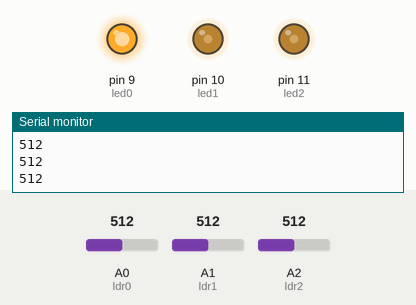
Recording of a sketch running on a simulated Arduino Uno, built with avr-gcc and run on an emulated ATmega328P. Parts: output pins drawn as LEDs (lit = HIGH), the last lines printed to the serial monitor. Inputs (shaded band) come from the test bench; at power-on: A2 (ldr2) = 512, A1 (ldr1) = 512, A0 (ldr0) = 512.

Above: at 1.2 s.
1.3 s: A2 (ldr2) set to 716
At 2.2 s:
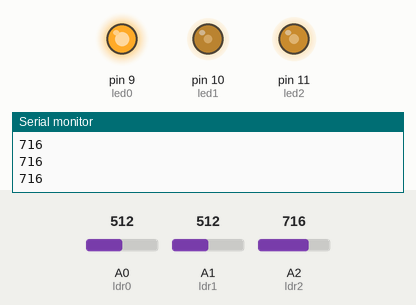
2.8 s: A1 (ldr1) set to 716
At 3.4 s:
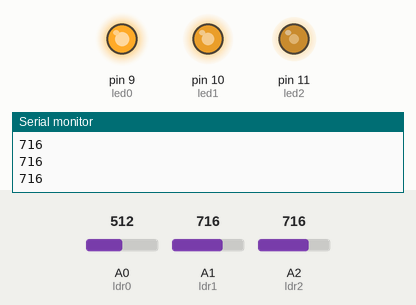
4.3 s: A0 (ldr0) set to 0
At 5.5 s:
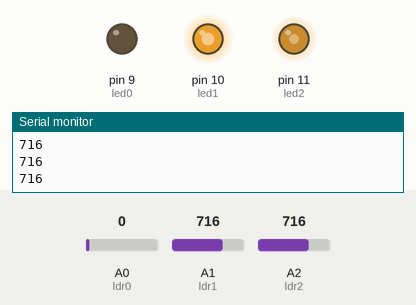
5.8 s: A2 (ldr2) set to 900
At 6.9 s:
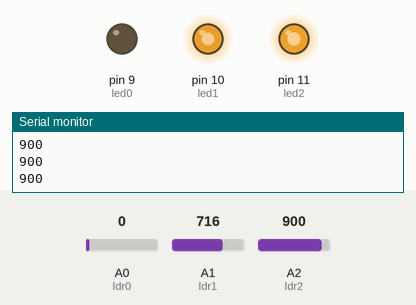
7.3 s: A0 (ldr0) set to 122
At 7.9 s:
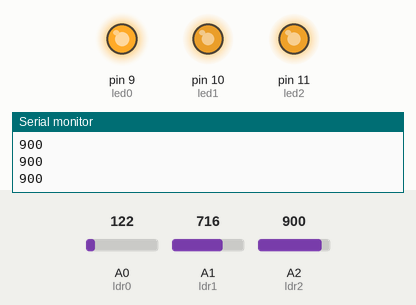
8.8 s: A1 (ldr1) set to 511
At 9.2 s:
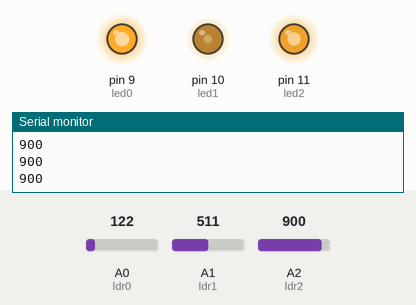
Timing chart, 0 to 11.3 s (numbered marks = the images above; inputs shaded):
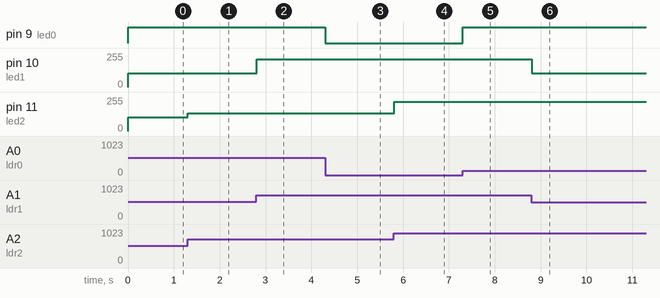

Measured:
- after the input at 1.3 s, pin 11 (led2): 102/255 → 135/255 at once
- after the input at 2.8 s, pin 10 (led1): 103/255 → 207/255 at once
- after the input at 4.3 s, pin 9 (led0): HIGH → LOW at once
- after the input at 5.8 s, pin 11 (led2): 135/255 → 220/255 at once
- after the input at 7.3 s, pin 9 (led0): LOW → HIGH at once
- after the input at 8.8 s, pin 10 (led1): 207/255 → 102/255 at once

The sketch:

Programa_1.ino
```cpp
/*****************************************************************
**                                                              **
**                        Títol:                                **
**          Posar nom representatiu del programa                **
**                                                              **
** NOM:Martin Herranz Cruz                     Data:18/04/2018  **
*****************************************************************/
//****************************INCLUDE*****************************


//***************************VARIABLES****************************
const int led0 = 9;          // donar nom al pin 9 de l’Arduino
const int led1 = 10;          // donar nom al pin 10 de l’Arduino
const int led2 = 11;          // donar nom al pin 11 de l’Arduino
const int ldr0 = A0;         // donar nom al pin A0 de l’Arduino
const int ldr1 = A1;         // donar nom al pin A1 de l’Arduino
const int ldr2 = A2;         // donar nom al pin A2 de l’Arduino

int velocitat = 20;          // velocitat de l'acció en ms
int valLdr0;                 // guardar valor del ldr
int valLdr1;                 // guardar valor del ldr
int valLdr2;                 // guardar valor del ldr

//*****************************SETUP******************************

void setup() {                 //Configura el final de salida

   pinMode(led0, OUTPUT);     // definir el pin 9  com una sortida
   pinMode(led1, OUTPUT);     // definir el pin 10 com una sortida
   pinMode(led2, OUTPUT);     // definir el pin 11 com una sortida
   Serial.begin(9600);
}


//******************************LOOP******************************

void loop() {                 //Inicia el bucle del programa

  valLdr0 = analogRead(ldr0);   // llegir valor ldr

  valLdr0 = map(valLdr0, 0,60 , 0, 255);   // mapejar valor de 0-1023 a 0-255

  analogWrite(led0, valLdr0);    // actualitzar l'estat del led


  valLdr1 = analogRead(ldr1);   // llegir valor ldr


  valLdr1 = map(valLdr1, 310,810 , 0, 255);   // mapejar valor de 0-1023 a 0-255

  analogWrite(led1, valLdr1);    // actualitzar l'estat del led


  valLdr2 = analogRead(ldr2);   // llegir valor ldr
  Serial.println(valLdr2);
  valLdr2 = map(valLdr2, 0, 25, 0, 255);   // mapejar valor de 0-1023 a 0-255

  analogWrite(led2, valLdr2);    // actualitzar l'estat del led

}

//****************************FUNCIONS****************************
```
